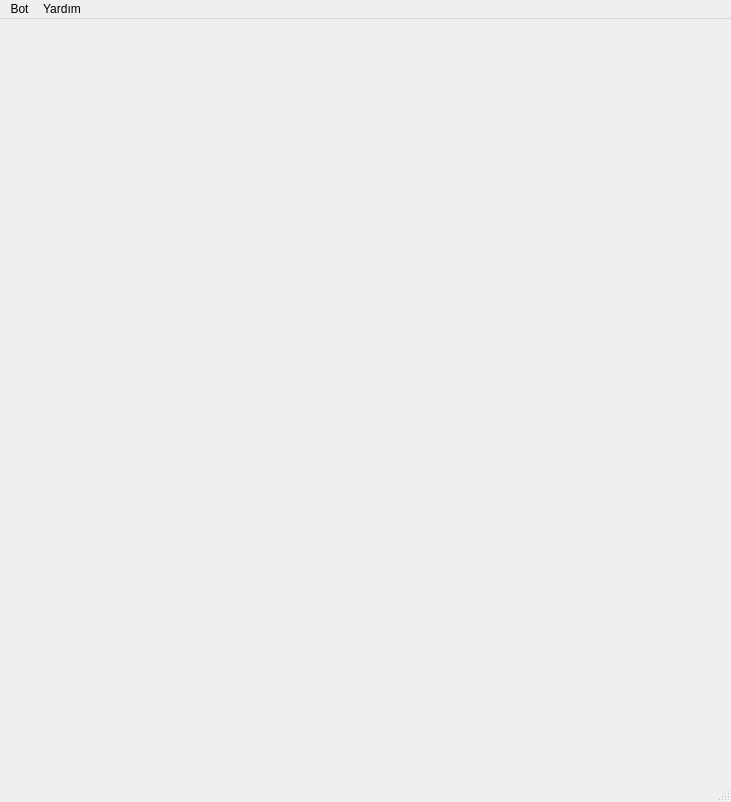
<?xml version="1.0" encoding="UTF-8"?>
<ui version="4.0">
 <class>MainWindow</class>
 <widget class="QMainWindow" name="MainWindow">
  <property name="geometry">
   <rect>
    <x>0</x>
    <y>0</y>
    <width>731</width>
    <height>802</height>
   </rect>
  </property>
  <property name="windowTitle">
   <string>MainWindow</string>
  </property>
  <widget class="QWidget" name="centralwidget">
   <widget class="QWidget" name="verticalLayoutWidget">
    <property name="geometry">
     <rect>
      <x>20</x>
      <y>10</y>
      <width>541</width>
      <height>561</height>
     </rect>
    </property>
    <layout class="QVBoxLayout" name="verticalLayout">
     <property name="sizeConstraint">
      <enum>QLayout::SetNoConstraint</enum>
     </property>
     <item>
      <layout class="QFormLayout" name="formLayout"/>
     </item>
    </layout>
   </widget>
  </widget>
  <widget class="QMenuBar" name="menubar">
   <property name="geometry">
    <rect>
     <x>0</x>
     <y>0</y>
     <width>731</width>
     <height>29</height>
    </rect>
   </property>
   <widget class="QMenu" name="menuBot">
    <property name="title">
     <string>Bot</string>
    </property>
    <addaction name="actionHesap_Bilgileri"/>
   </widget>
   <widget class="QMenu" name="menuYard_m">
    <property name="title">
     <string>Yardım</string>
    </property>
   </widget>
   <addaction name="menuBot"/>
   <addaction name="menuYard_m"/>
  </widget>
  <widget class="QStatusBar" name="statusbar"/>
  <action name="actionHesap_Bilgileri">
   <property name="text">
    <string>Hesap Bilgileri</string>
   </property>
  </action>
 </widget>
 <resources/>
 <connections/>
</ui>
